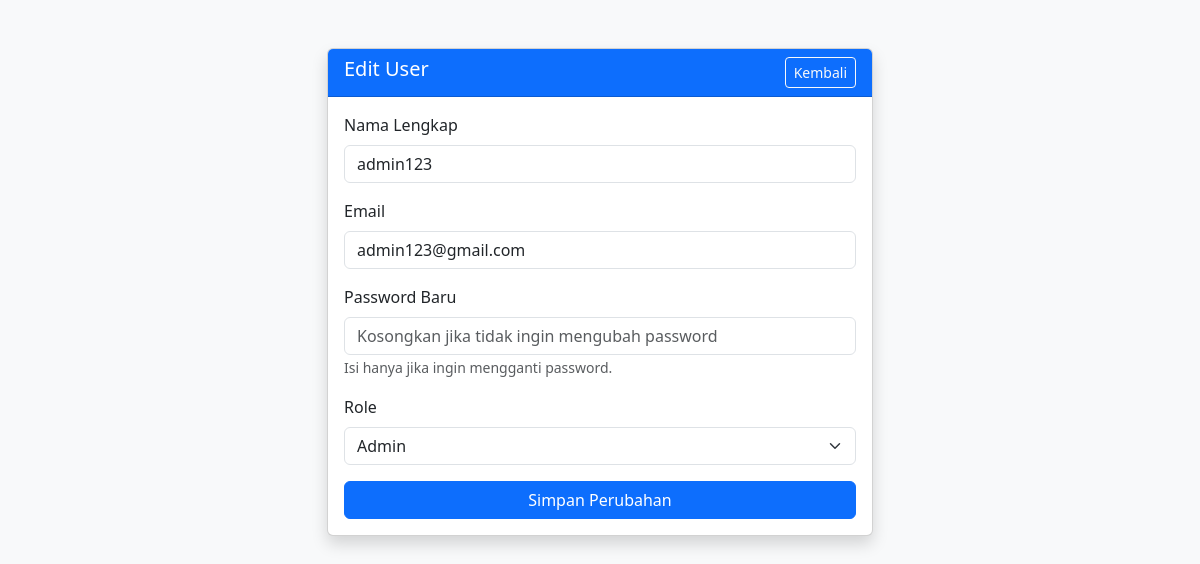
/ADMIN/user_edit.php?id=4 (signed in), run on the app's committed database.
### tables this page shows
CREATE TABLE `users` (
  `id` int(100) NOT NULL,
  `name` varchar(100) NOT NULL,
  `password` varchar(255) NOT NULL,
  `email` varchar(100) NOT NULL,
  `nrp` varchar(20) DEFAULT NULL,
  `role` enum('admin','student') NOT NULL DEFAULT 'student',
  `biodata` text DEFAULT NULL,
  `profile_picture` varchar(255) DEFAULT NULL,
  `created_at` timestamp NOT NULL DEFAULT current_timestamp()
);

### ADMIN/user_edit.php (the view, shortened to what this page needs)
<?php
include '../koneksi.php';
$id = mysqli_real_escape_string($conn, $_GET['id']);
$query_user = "SELECT * FROM users WHERE id = '$id'";
$result_user = mysqli_query($conn, $query_user);
$user = mysqli_fetch_assoc($result_user);
?>
<!DOCTYPE html>
<html lang="id">
<head>
    <link href="https://cdn.jsdelivr.net/npm/bootstrap@5.3.0/dist/css/bootstrap.min.css" rel="stylesheet">
</head>
<body class="bg-light">
<div class="container mt-5">
    <div class="row justify-content-center">
        <div class="col-md-6">
            <div class="card shadow">
                <div class="card-header bg-primary text-white d-flex justify-content-between">
                    <h5 class="mb-0">Edit User</h5>
                    <a href="user_view.php" class="btn btn-sm btn-outline-light">Kembali</a>
                </div>
                <div class="card-body">
                    <form method="POST">
                        <div class="mb-3">
                            <label class="form-label">Nama Lengkap</label>
                            <input type="text" name="name" class="form-control"
                                   value="<?= htmlspecialchars($user['name']); ?>" required>
                        </div>
                        <div class="mb-3">
                            <label class="form-label">Email</label>
                            <input type="email" name="email" class="form-control"
                                   value="<?= htmlspecialchars($user['email']); ?>" required>
                        </div>
                        <div class="mb-3">
                            <label class="form-label">Password Baru</label>
                            <input type="password" name="password" class="form-control"
                                   placeholder="Kosongkan jika tidak ingin mengubah password">
                            <small class="text-muted">Isi hanya jika ingin mengganti password.</small>
                        </div>
                        <div class="mb-3">
                            <label class="form-label">Role</label>
                            <select name="role" class="form-select" required>
                                <option value="admin" <?= $user['role']=='admin'?'selected':'' ?>>Admin</option>
                            </select>
                        </div>
                        <div class="d-grid">
                            <button type="submit" name="update_user" class="btn btn-primary">
                                Simpan Perubahan
                            </button>
                        </div>
                    </form>
                </div>
            </div>
        </div>
    </div>
</div>
</body>
</html>

### data on the page
users: name "admin123", email "admin123@gmail.com", role "Admin"
